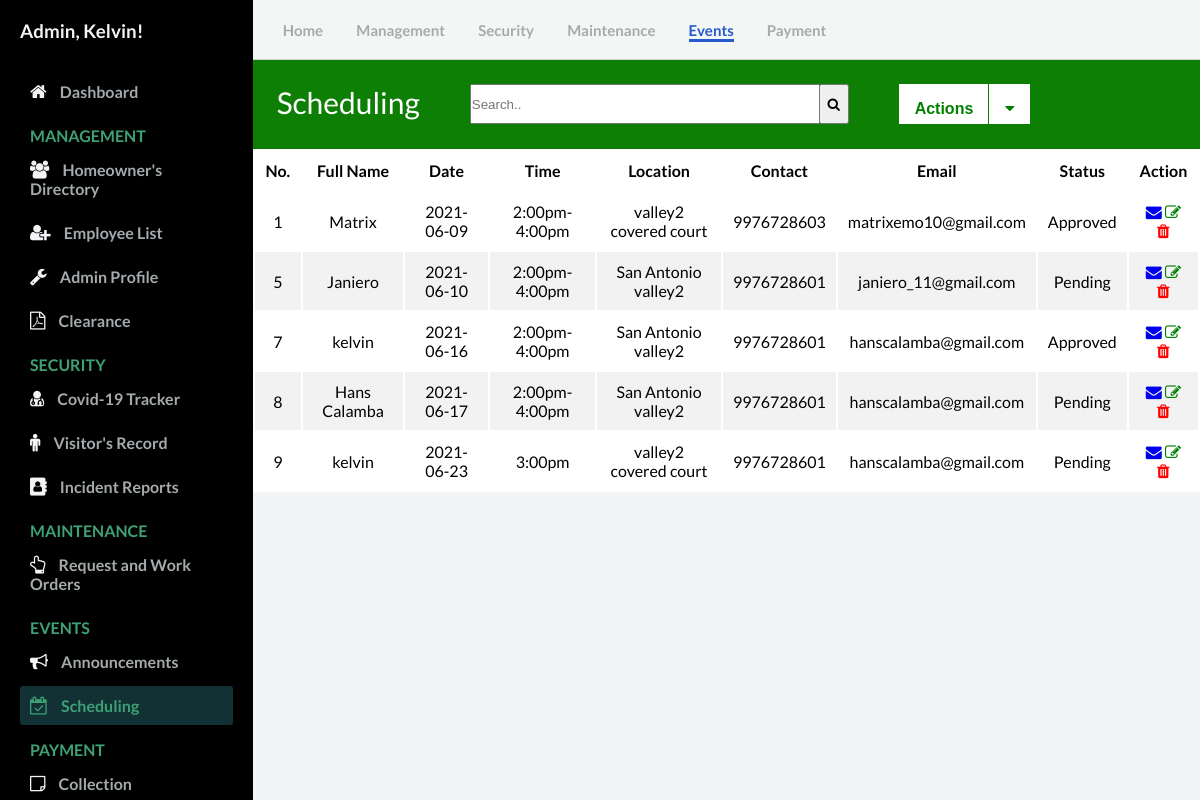
/admin/Scheduling.php (signed in), run on the app's committed database.
### tables this page shows
CREATE TABLE `scheduling` (
  `id` int(11) NOT NULL,
  `user_id` int(10) NOT NULL,
  `name` text NOT NULL,
  `date` varchar(50) NOT NULL,
  `time` varchar(20) NOT NULL,
  `location` text NOT NULL,
  `contact` bigint(11) NOT NULL,
  `email` varchar(100) NOT NULL,
  `status` varchar(10) NOT NULL
);

### admin/controllers/function.php (called while the page is built, shortened)
<?php
function check_login($conn) {
	if(isset($_SESSION['user_id'])) {
		$id = $_SESSION['user_id'];
		$query = "SELECT * FROM admin WHERE user_id = '$id' limit 1";
		$result = mysqli_query($conn, $query);
		if($result && mysqli_num_rows($result) > 0) {
			$user_data = mysqli_fetch_assoc($result);
			return $user_data;
		}
	}
	die;
}

### admin/Scheduling.php (the view, shortened to what this page needs)
<?php
  include("config/connection.php");
  include("controllers/function.php");
  $user_data = check_login($conn);
?>
<!DOCTYPE html>
<html lang="en">
  <head>
    <link rel="stylesheet" href="https://stackpath.bootstrapcdn.com/font-awesome/4.7.0/css/font-awesome.min.css"/>
    <link rel="stylesheet" href="css/style.css" />
  </head>
  <body id="body">
    <div class="container">
      <nav class="navbar">
        <div class="navbar__left">
          <a href="Dashboard.php">Home</a>
          <a href="User.php">Management</a>
          <a href="covid19_tracker.php">Security</a>
          <a href="work_order.php">Maintenance</a>
          <a class="active_link"  href="announcement.php">Events</a>
          <a href="invoice.php">Payment</a>
        </div>
      </nav>
<?php require_once 'Scheduling_crud.php'; ?>
<?php
  $mysqli = new mysqli('remotemysql.com', 'J5BJ2ZlQGm', 'FYAvWP4mmz', 'J5BJ2ZlQGm') or die(mysqli_error($mysqli));
  $result = $mysqli->query("SELECT * FROM scheduling") or die($mysqli->error);
?>
      <main>
        <div class="table_contadiner">
          <div class="card-header" id="user">
            <p style="float: left; font-size: 30px;">Scheduling</p>
            <form  action="#" style=" float: left;">
              <input type="search" placeholder="Search.." name="search2" id="myInput" style="width: 350px; height: 40px; margin-left: 50px;">
             <button type="submit" style="margin-left: -5px; height: 40px; width: 30px;"><i class="fa fa-search"></i></button>
            </form>
            <button class="btn_action"><b>Actions</b></button>
            <div class="dropdown">
              <button class="btn_down"><i class="fa fa-caret-down"></i></button>
            </div>
          </div>
            <table id="user" style="background-color: white; width: 100%;">
            <thead>
              <tr>
                <th style="width: 5%"><b>No.</b></th>
                <th><b>Full Name</b></b></th>
                <th><b>Date</b></th>
                <th><b>Time</b></th>
                <th><b>Location</b></th>
                <th><b>Contact</b></th>
                <th><b>Email</b></th>
                <th><b>Status</b></th>
                <th colspan="4"><b>Action</b></th>
              </tr>
            </thead>
          <tbody id="myTable">
          <?php
          while ($row = $result->fetch_assoc()): ?>
              <tr>
                  <td><?php echo $row['id']; ?></td>
                  <td><?php echo $row['name']; ?></td>
                  <td><?php echo $row['date']; ?></td>
                  <td><?php echo $row['time']; ?></td>
                  <td><?php echo $row['location']; ?></td>
                  <td><?php echo $row['contact']; ?></td>
                  <td><?php echo $row['email']; ?></td>
                  <td><?php echo $row['status']; ?></td>
                <td>
                    <a href="sched_notif.php?mail=<?php echo $row['id']; ?>"><i class="fa fa-envelope" title="Send Notification"></i></a>
                    <a href="Scheduling_update.php?edit=<?php echo $row['id']; ?>"><i class="fa fa-edit text-edit" title="Update"></i></a>
                    <a href="Scheduling_crud.php?delete=<?php echo $row['id']; ?>" onclick="return confirm('Are you sure you want to Delete this info?');"><i class="fa fa-trash text-remove" title="Delete"></i></a>
                </td>
              </tr>
            <?php endwhile; ?>
          </table>
        </div>
      </main>
      <div id="sidebar">
        <div class="sidebar__title">
            <h3>Admin, <?php echo $user_data['firstname']; ?>!</h3>
        </div>
        <div class="sidebar__menu">
          <div class="sidebar__link ">
            <i class="fa fa-home"></i>
            <a href="Dashboard.php">Dashboard</a>
          </div>
          <h2>MANAGEMENT</h2>
          <div class="sidebar__link">
            <i class="fa fa-users" aria-hidden="true"></i>
            <a href="User.php">Homeowner's Directory</a>
          </div>
          <div class="sidebar__link">
            <i class="fa fa-user-plus" aria-hidden="true"></i>
            <a href="employees_record.php">Employee List</a>
          </div>
          <div class="sidebar__link">
            <i class="fa fa-wrench"></i>
            <a href="Admin_profile.php">Admin Profile</a>
          </div>
          <div class="sidebar__link">
            <i class="fa fa-file-pdf-o"></i>
            <a href="residency.php">Clearance</a>
          </div>
          <h2>SECURITY</h2>
          <div class="sidebar__link">
            <i class="fa fa-user-md"></i>
            <a href="covid19_tracker.php">Covid-19 Tracker</a>
          </div>
          <div class="sidebar__link">
            <i class="fa fa-male"></i>
            <a href="visitors_record.php">Visitor's Record</a>
          </div>
          <div class="sidebar__link">
            <i class="fa fa-address-book"></i>
            <a href="incident_record.php">Incident Reports</a>
          </div>
          <h2>MAINTENANCE</h2>
          <div class="sidebar__link">
            <i class="fa fa-hand-o-up"></i>
            <a href="work_order.php">Request and Work Orders</a>
          </div>
          <h2>EVENTS</h2>
          <div class="sidebar__link ">
            <i class="fa fa-bullhorn"></i>
            <a href="announcement.php">Announcements</a>
          </div>
         <div class="sidebar__link active_menu_link">
            <i class="fa fa-calendar-check-o"></i>
            <a href="Scheduling.php">Scheduling</a>
          </div>
          <h2>PAYMENT</h2>
          <div class="sidebar__link">
            <i class="fa fa-sticky-note-o"></i>
            <a href="invoice.php">Collection</a>
          </div>
      </div>
    </div>
  </body>
</html>

### admin/css/style.css (style rules this page uses)
* { margin: 0; padding: 0; }
body { font-family: 'Lato', sans-serif; box-sizing: border-box; }
.container { display: grid; height: 100vh; grid-template-columns: 0.8fr 1fr 1fr 1fr; grid-template-rows: 0.2fr 3fr; grid-template-areas: "sidebar nav nav nav" "sidebar main main main" }
.navbar { background: #f2f7f5; grid-area: nav; height: 60px; display: flex; align-items: center; justify-content: space-between; padding: 0 30px 0 30px; border-bottom: 1px solid lightgray; }
.navbar__left > a { margin-right: 30px; text-decoration: none; color: #a5aaad; font-size: 15px; font-weight: 700; }
.navbar__left .active_link { color: #265acc; border-bottom: 3px solid #265acc; padding-bottom: 12 px; }
main { background: #f3f4f6; grid-area: main; overflow-y: auto; }
#sidebar { background: #000000; grid-area: sidebar; overflow-y: auto; padding: 20px; -webkit-transition: all 0.5s; transition: all 0.5s; }
.sidebar__title { display:flex; justify-content: space-between; align-items: center; color: #f3f4f6; margin-bottom: 30px; }
.sidebar__menu > h2 { color: #3ea175; font-size: 16px; margin-top: 15px; margin-bottom: 5px; padding: 0 10px; font-weight: 700; }
.sidebar__link { color: #f3f4f6; padding: 10px; border-radius: 3px; margin-bottom: 5px; }
.active_menu_link { background: rgba(62, 161, 171,0.3); color: #3ea175; }
.active_menu_link a { color: #3ea175 !important; }
.sidebar__link > a { text-decoration: none; color: #a5aaad; font-weight: 700; }
.sidebar__link >i { margin-right: 10px; font-size: 18px; }
#user div { font-family: "Trebuchet MS", Arial, Helvetica, sans-serif; border-collapse: collapse; }
#user td, #user th { padding: 10px; text-align: center; }
#user tr:nth-child(even) { background-color: #f2f2f2; }
.card-header { padding: 1.50rem; margin-bottom: 0; background-color: #0D7F05; border-bottom: 1px solid rgba(0, 0, 0, 0.125); color: #ffffff; font-size: 20px; }
.text-edit { color: green; }
.text-remove { color: red; }
* { box-sizing: border-box; }
.btn_action, .btn_one { background-color: white; color: green; padding: 16px; font-size: 16px; border: none; outline: none; height: 40px; margin-left: 50px; }
.btn_down { background-color: white; color: green; padding: 16px; font-size: 16px; border: none; outline: none; height: 40px; margin-left: -5px; border-left:1px solid green; }
.dropdown { position: relative; display: inline-block; }
.dropdown-content a, { color: black; padding: 12px 16px; text-decoration: none; display: block; }

### data on the page
scheduling: id "1", name "Matrix", date "2021-06-09", time "2:00pm-4:00pm", location "valley2 covered court", contact "9976728603", email "matrixemo10@gmail.com", status "Approved"
scheduling: id "5", name "Janiero", date "2021-06-10", time "2:00pm-4:00pm", location "San Antonio valley2", contact "9976728601", email "janiero_11@gmail.com", status "Pending"
scheduling: id "7", name "kelvin", date "2021-06-16", time "2:00pm-4:00pm", location "San Antonio valley2", contact "9976728601", email "hanscalamba@gmail.com", status "Approved"
scheduling: id "8", name "Hans Calamba", date "2021-06-17", time "2:00pm-4:00pm", location "San Antonio valley2", contact "9976728601", email "hanscalamba@gmail.com", status "Pending"
scheduling: id "9", name "kelvin", date "2021-06-23", time "3:00pm", location "valley2 covered court", contact "9976728601", email "hanscalamba@gmail.com", status "Pending"

### other printed values
$user_data['firstname'] "Kelvin"
